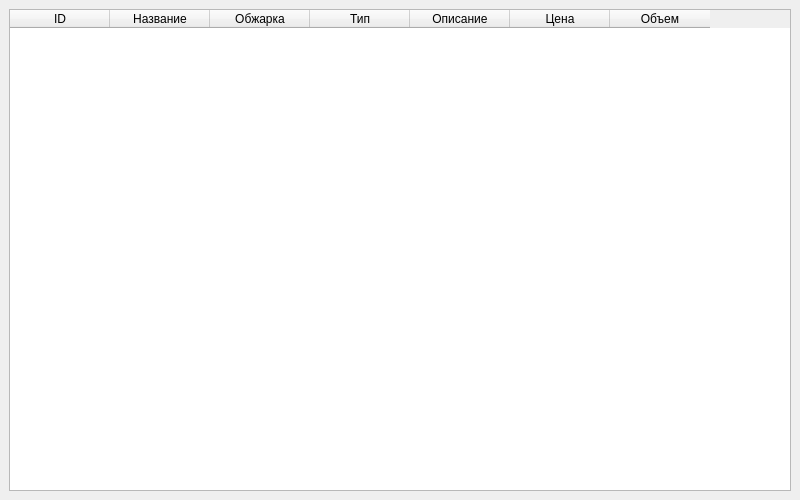
<?xml version="1.0" encoding="UTF-8"?>
<ui version="4.0">
 <class>MainWindow</class>
 <widget class="QMainWindow" name="MainWindow">
  <property name="geometry">
   <rect>
    <x>0</x>
    <y>0</y>
    <width>800</width>
    <height>500</height>
   </rect>
  </property>
  <property name="windowTitle">
   <string>Каталог кофе</string>
  </property>
  <widget class="QWidget" name="centralwidget">
   <layout class="QVBoxLayout" name="verticalLayout">
    <item>
     <widget class="QTableWidget" name="tableCoffee">
      <column>
       <property name="text">
        <string>ID</string>
       </property>
      </column>
      <column>
       <property name="text">
        <string>Название</string>
       </property>
      </column>
      <column>
       <property name="text">
        <string>Обжарка</string>
       </property>
      </column>
      <column>
       <property name="text">
        <string>Тип</string>
       </property>
      </column>
      <column>
       <property name="text">
        <string>Описание</string>
       </property>
      </column>
      <column>
       <property name="text">
        <string>Цена</string>
       </property>
      </column>
      <column>
       <property name="text">
        <string>Объем</string>
       </property>
      </column>
     </widget>
    </item>
   </layout>
  </widget>
 </widget>
 <resources/>
 <connections/>
</ui>
